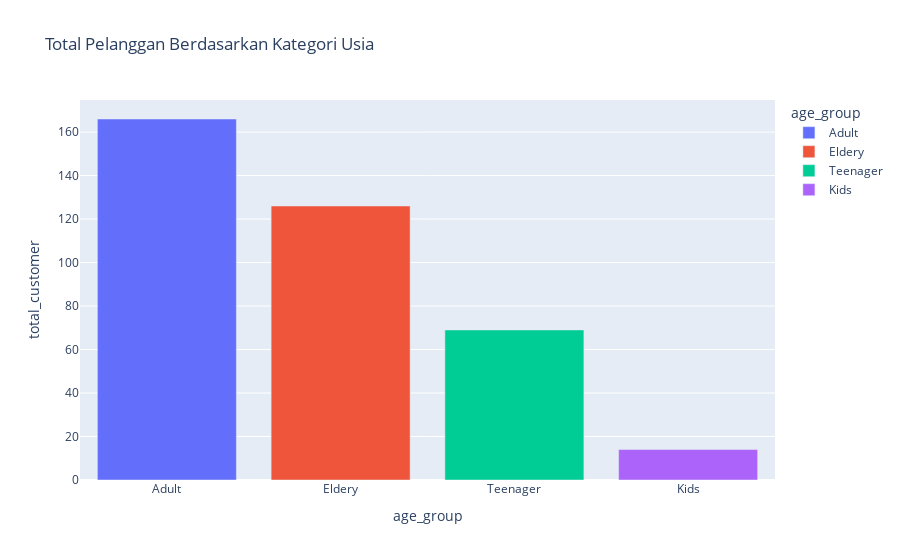

Here is the notebook cell this chart was saved with:
### Code cell
fig = px.bar(df2, x='age_group', y='total_customer', color='age_group',
             title='Total Pelanggan Berdasarkan Kategori Usia')
fig.show()

### Figure 1 — Plotly figure (JSON) as saved in the notebook; plotly's stock layout.template omitted (floating-point values rounded to 4 significant figures)
{"data": [{"alignmentgroup": "True", "hovertemplate": "age_group=%{x}<br>total_customer=%{y}<extra></extra>", "legendgroup": "Adult", "marker": {"color": "#636efa", "pattern": {"shape": ""}}, "name": "Adult", "offsetgroup": "Adult", "orientation": "v", "showlegend": true, "textposition": "auto", "type": "bar", "x": ["Adult"], "xaxis": "x", "y": [166], "yaxis": "y"}, {"alignmentgroup": "True", "hovertemplate": "age_group=%{x}<br>total_customer=%{y}<extra></extra>", "legendgroup": "Eldery", "marker": {"color": "#EF553B", "pattern": {"shape": ""}}, "name": "Eldery", "offsetgroup": "Eldery", "orientation": "v", "showlegend": true, "textposition": "auto", "type": "bar", "x": ["Eldery"], "xaxis": "x", "y": [126], "yaxis": "y"}, {"alignmentgroup": "True", "hovertemplate": "age_group=%{x}<br>total_customer=%{y}<extra></extra>", "legendgroup": "Teenager", "marker": {"color": "#00cc96", "pattern": {"shape": ""}}, "name": "Teenager", "offsetgroup": "Teenager", "orientation": "v", "showlegend": true, "textposition": "auto", "type": "bar", "x": ["Teenager"], "xaxis": "x", "y": [69], "yaxis": "y"}, {"alignmentgroup": "True", "hovertemplate": "age_group=%{x}<br>total_customer=%{y}<extra></extra>", "legendgroup": "Kids", "marker": {"color": "#ab63fa", "pattern": {"shape": ""}}, "name": "Kids", "offsetgroup": "Kids", "orientation": "v", "showlegend": true, "textposition": "auto", "type": "bar", "x": ["Kids"], "xaxis": "x", "y": [14], "yaxis": "y"}], "layout": {"autosize": true, "barmode": "relative", "legend": {"title": {"text": "age_group"}, "tracegroupgap": 0}, "title": {"text": "Total Pelanggan Berdasarkan Kategori Usia"}, "xaxis": {"anchor": "y", "autorange": true, "categoryarray": ["Adult", "Eldery", "Teenager", "Kids"], "categoryorder": "array", "domain": [0, 1], "range": [-0.5, 3.5], "title": {"text": "age_group"}, "type": "category"}, "yaxis": {"anchor": "x", "autorange": true, "domain": [0, 1], "range": [0, 174.7], "title": {"text": "total_customer"}, "type": "linear"}}}
